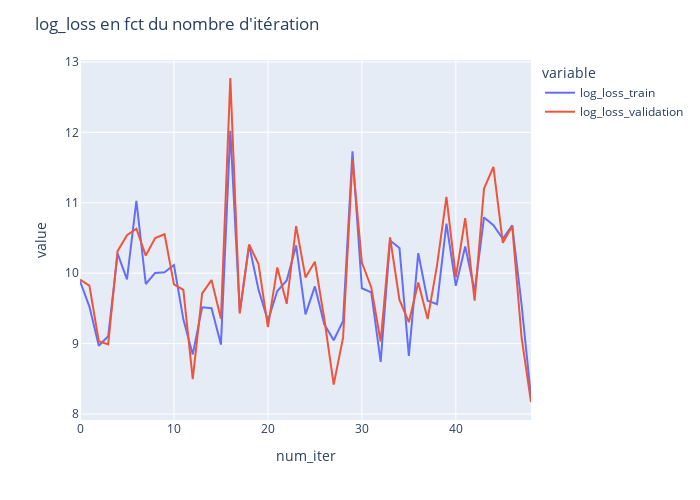

Notebook source saved alongside this figure:
### Code cell
#Entrainnement par batches
labels= [ 0,  2, 16, 21, 22, 23, 30, 31, 32, 33,]
model_decision_tree = DecisionTreeClassifier ( criterion = 'gini', max_depth = 22, min_samples_leaf = 5 )
num_iter = 49
train_batch_size = X_train.shape[0]//num_iter 
print ('train_batch_size ', train_batch_size)
validation_batch_size = X_validation.shape [0]//num_iter 
print ('test_batch_size ', validation_batch_size)
#accuracy_train = []
#accuracy_test = []
log_loss_train = []
log_loss_validation = []
for i in range ( num_iter ):
    X_train_batch = X_train [ i*train_batch_size :  (i+1)*train_batch_size]
    y_train_batch = y_train [ i*train_batch_size :  (i+1)*train_batch_size  ]

    X_validation_batch = X_validation [ i*validation_batch_size : (i+1) * validation_batch_size ]
    y_validation_batch = y_validation [ i*validation_batch_size : (i+1) * validation_batch_size  ]

    model_decision_tree.fit ( X_train_batch, y_train_batch)

    #accuracy_train.append ( model_decision_tree.score( X_train, y_train ) )
    #accuracy_test.append ( model_decision_tree.score ( X_validation, y_validation ) )

    y_train_pred = model_decision_tree.predict_proba ( X_train )
    y_validation_pred = model_decision_tree.predict_proba ( X_validation )

    log_loss_train.append ( log_loss ( y_train, y_train_pred, labels = labels ) )
    log_loss_validation.append ( log_loss ( y_validation, y_validation_pred, labels = labels ) )

    print ( 'Términé pour : ', (i+1)*train_batch_size ,'Entreprises')


log_loss_df = pd.DataFrame({'num_iter': range (num_iter), 'log_loss_train': log_loss_train, 'log_loss_validation': log_loss_validation})
fig = px.line ( log_loss_df, x = 'num_iter', y = ['log_loss_train', 'log_loss_validation'], width = 700, height = 500 )
fig.update_layout ( title = '''log_loss en fct du nombre d'itération''' )
fig.show()

### Figure 1 — Plotly figure (JSON) as saved in the notebook; plotly's stock layout.template omitted (floating-point values rounded to 4 significant figures)
{"data": [{"hovertemplate": "variable=log_loss_train<br>num_iter=%{x}<br>value=%{y}<extra></extra>", "legendgroup": "log_loss_train", "line": {"color": "#636efa", "dash": "solid"}, "marker": {"symbol": "circle"}, "mode": "lines", "name": "log_loss_train", "orientation": "v", "showlegend": true, "type": "scatter", "x": [0, 1, 2, 3, 4, 5, 6, 7, 8, 9, 10, 11, 12, 13, 14, 15, 16, 17, 18, 19, 20, 21, 22, 23, 24, 25, 26, 27, 28, 29, 30, 31, 32, 33, 34, 35, 36, 37, 38, 39, 40, 41, 42, 43, 44, 45, 46, 47, 48], "xaxis": "x", "y": [9.885, 9.526, 8.969, 9.103, 10.28, 9.912, 11.03, 9.846, 10.0, 10.01, 10.12, 9.344, 8.846, 9.514, 9.502, 8.985, 12.02, 9.456, 10.4, 9.766, 9.325, 9.747, 9.897, 10.39, 9.415, 9.812, 9.274, 9.047, 9.322, 11.73, 9.786, 9.727, 8.739, 10.46, 10.36, 8.827, 10.28, 9.609, 9.56, 10.7, 9.819, 10.38, 9.741, 10.79, 10.68, 10.49, 10.68, 9.548, 8.239], "yaxis": "y"}, {"hovertemplate": "variable=log_loss_validation<br>num_iter=%{x}<br>value=%{y}<extra></extra>", "legendgroup": "log_loss_validation", "line": {"color": "#EF553B", "dash": "solid"}, "marker": {"symbol": "circle"}, "mode": "lines", "name": "log_loss_validation", "orientation": "v", "showlegend": true, "type": "scatter", "x": [0, 1, 2, 3, 4, 5, 6, 7, 8, 9, 10, 11, 12, 13, 14, 15, 16, 17, 18, 19, 20, 21, 22, 23, 24, 25, 26, 27, 28, 29, 30, 31, 32, 33, 34, 35, 36, 37, 38, 39, 40, 41, 42, 43, 44, 45, 46, 47, 48], "xaxis": "x", "y": [9.908, 9.824, 9.034, 8.987, 10.31, 10.54, 10.63, 10.25, 10.5, 10.55, 9.841, 9.762, 8.495, 9.714, 9.901, 9.353, 12.77, 9.426, 10.41, 10.13, 9.234, 10.08, 9.565, 10.67, 9.94, 10.16, 9.352, 8.418, 9.084, 11.61, 10.15, 9.796, 9.029, 10.51, 9.621, 9.304, 9.866, 9.348, 10.11, 11.08, 9.942, 10.78, 9.611, 11.2, 11.51, 10.43, 10.67, 9.083, 8.17], "yaxis": "y"}], "layout": {"height": 500, "legend": {"title": {"text": "variable"}, "tracegroupgap": 0}, "margin": {"t": 60}, "title": {"text": "log_loss en fct du nombre d'itération"}, "width": 700, "xaxis": {"anchor": "y", "domain": [0, 1], "title": {"text": "num_iter"}}, "yaxis": {"anchor": "x", "domain": [0, 1], "title": {"text": "value"}}}}
